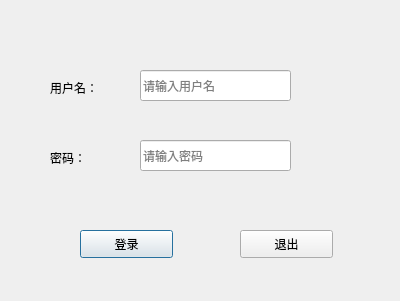
<?xml version="1.0" encoding="UTF-8"?>
<ui version="4.0">
 <class>LoginDialog</class>
 <widget class="QDialog" name="LoginDialog">
  <property name="geometry">
   <rect>
    <x>0</x>
    <y>0</y>
    <width>400</width>
    <height>301</height>
   </rect>
  </property>
  <property name="windowTitle">
   <string>Dialog</string>
  </property>
  <widget class="QLabel" name="label">
   <property name="geometry">
    <rect>
     <x>50</x>
     <y>80</y>
     <width>72</width>
     <height>15</height>
    </rect>
   </property>
   <property name="text">
    <string>用户名：</string>
   </property>
  </widget>
  <widget class="QLabel" name="label_2">
   <property name="geometry">
    <rect>
     <x>50</x>
     <y>150</y>
     <width>72</width>
     <height>15</height>
    </rect>
   </property>
   <property name="text">
    <string>密码：</string>
   </property>
  </widget>
  <widget class="QLineEdit" name="userName">
   <property name="geometry">
    <rect>
     <x>140</x>
     <y>70</y>
     <width>151</width>
     <height>31</height>
    </rect>
   </property>
   <property name="placeholderText">
    <string>请输入用户名</string>
   </property>
  </widget>
  <widget class="QLineEdit" name="mimaEdit">
   <property name="geometry">
    <rect>
     <x>140</x>
     <y>140</y>
     <width>151</width>
     <height>31</height>
    </rect>
   </property>
   <property name="echoMode">
    <enum>QLineEdit::Password</enum>
   </property>
   <property name="placeholderText">
    <string>请输入密码</string>
   </property>
  </widget>
  <widget class="QPushButton" name="LoginBtn">
   <property name="geometry">
    <rect>
     <x>80</x>
     <y>230</y>
     <width>93</width>
     <height>28</height>
    </rect>
   </property>
   <property name="text">
    <string>登录</string>
   </property>
  </widget>
  <widget class="QPushButton" name="exitBtn">
   <property name="geometry">
    <rect>
     <x>240</x>
     <y>230</y>
     <width>93</width>
     <height>28</height>
    </rect>
   </property>
   <property name="text">
    <string>退出</string>
   </property>
  </widget>
 </widget>
 <resources/>
 <connections>
  <connection>
   <sender>exitBtn</sender>
   <signal>clicked()</signal>
   <receiver>LoginDialog</receiver>
   <slot>close()</slot>
   <hints>
    <hint type="sourcelabel">
     <x>286</x>
     <y>243</y>
    </hint>
    <hint type="destinationlabel">
     <x>199</x>
     <y>150</y>
    </hint>
   </hints>
  </connection>
 </connections>
</ui>
